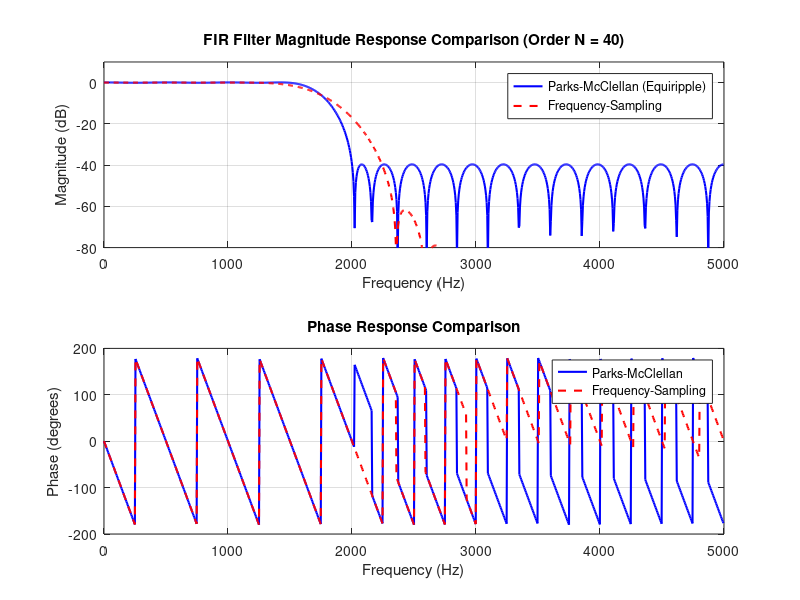

Write MATLAB code to recreate this figure.
clear; clc; close all;

Fs = 10000;
fp = 1500;
fs = 2000;
N = 40; % Filter order

% 1. Parks-McClellan (equiripple) design
f_bands = [0, fp, fs, Fs/2] / (Fs/2); % Normalized frequency band edges
a_bands = [1, 1, 0, 0];               % Desired amplitudes
b_pm = firpm(N, f_bands, a_bands);

% 2. Frequency-sampling design
b_fs = fir2(N, f_bands, a_bands);

% Display numerical outputs in the Command Window
fprintf('=== EXPERIMENT 5: PARKS-MCCLELLAN vs FREQUENCY SAMPLING ===\n\n');
fprintf('Filter Order (N): %d\n', N);
fprintf('Passband Edge: %d Hz, Stopband Edge: %d Hz\n\n', fp, fs);

fprintf('--- PARKS-MCCLELLAN COEFFICIENTS (b_pm, First 10) ---\n');
disp(b_pm(1:10));

fprintf('--- FREQUENCY-SAMPLING COEFFICIENTS (b_fs, First 10) ---\n');
disp(b_fs(1:10));

% Frequency responses
[H_pm, f] = freqz(b_pm, 1, 1024, Fs);
[H_fs, ~] = freqz(b_fs, 1, 1024, Fs);

% Plotting
figure('Name', 'Parks-McClellan vs Frequency-Sampling');

subplot(2,1,1);
plot(f, 20*log10(abs(H_pm)), 'b', 'LineWidth', 1.5);
hold on;
plot(f, 20*log10(abs(H_fs)), 'r--', 'LineWidth', 1.5);
grid on;
legend('Parks-McClellan (Equiripple)', 'Frequency-Sampling');
title(['FIR Filter Magnitude Response Comparison (Order N = ', ...
    num2str(N), ')']);
xlabel('Frequency (Hz)');
ylabel('Magnitude (dB)');
ylim([-80 10]);

subplot(2,1,2);
plot(f, angle(H_pm)*180/pi, 'b', 'LineWidth', 1.5);
hold on;
plot(f, angle(H_fs)*180/pi, 'r--', 'LineWidth', 1.5);
grid on;
legend('Parks-McClellan', 'Frequency-Sampling');
title('Phase Response Comparison');
xlabel('Frequency (Hz)');
ylabel('Phase (degrees)');
